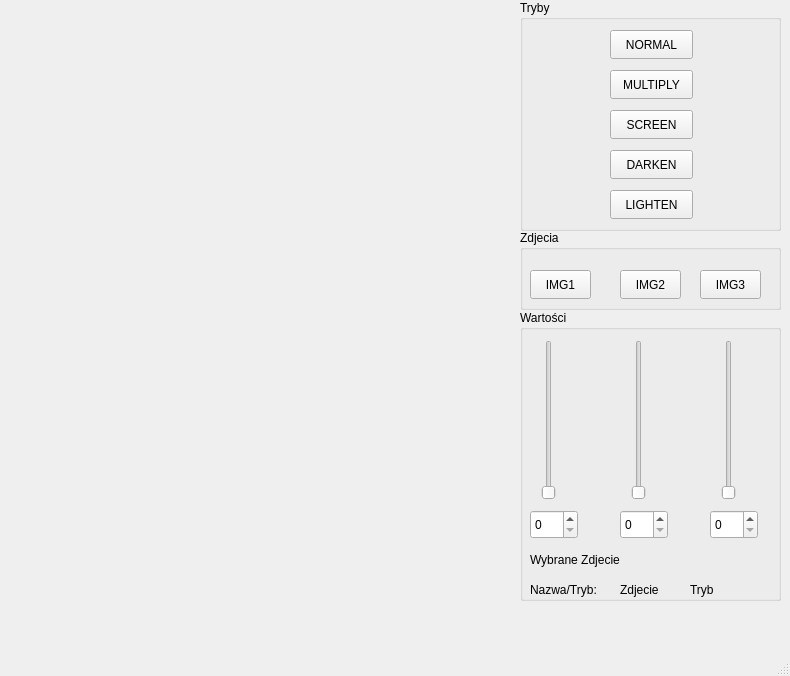
<?xml version="1.0" encoding="UTF-8"?>
<ui version="4.0">
 <class>MainWindow</class>
 <widget class="QMainWindow" name="MainWindow">
  <property name="geometry">
   <rect>
    <x>0</x>
    <y>0</y>
    <width>790</width>
    <height>676</height>
   </rect>
  </property>
  <property name="windowTitle">
   <string>MainWindow</string>
  </property>
  <widget class="QWidget" name="centralwidget">
   <widget class="QGroupBox" name="groupBox">
    <property name="geometry">
     <rect>
      <x>520</x>
      <y>0</y>
      <width>261</width>
      <height>231</height>
     </rect>
    </property>
    <property name="title">
     <string>Tryby</string>
    </property>
    <widget class="QPushButton" name="normal">
     <property name="geometry">
      <rect>
       <x>90</x>
       <y>30</y>
       <width>83</width>
       <height>29</height>
      </rect>
     </property>
     <property name="text">
      <string>NORMAL</string>
     </property>
    </widget>
    <widget class="QPushButton" name="screen">
     <property name="geometry">
      <rect>
       <x>90</x>
       <y>110</y>
       <width>83</width>
       <height>29</height>
      </rect>
     </property>
     <property name="text">
      <string>SCREEN</string>
     </property>
    </widget>
    <widget class="QPushButton" name="lighten">
     <property name="geometry">
      <rect>
       <x>90</x>
       <y>190</y>
       <width>83</width>
       <height>29</height>
      </rect>
     </property>
     <property name="text">
      <string>LIGHTEN</string>
     </property>
    </widget>
    <widget class="QPushButton" name="multiply">
     <property name="geometry">
      <rect>
       <x>90</x>
       <y>70</y>
       <width>83</width>
       <height>29</height>
      </rect>
     </property>
     <property name="text">
      <string>MULTIPLY</string>
     </property>
    </widget>
    <widget class="QPushButton" name="darken">
     <property name="geometry">
      <rect>
       <x>90</x>
       <y>150</y>
       <width>83</width>
       <height>29</height>
      </rect>
     </property>
     <property name="text">
      <string>DARKEN</string>
     </property>
    </widget>
   </widget>
   <widget class="QGroupBox" name="groupBox_2">
    <property name="geometry">
     <rect>
      <x>520</x>
      <y>310</y>
      <width>261</width>
      <height>291</height>
     </rect>
    </property>
    <property name="title">
     <string>Wartości</string>
    </property>
    <widget class="QSlider" name="img1Slider">
     <property name="geometry">
      <rect>
       <x>20</x>
       <y>30</y>
       <width>18</width>
       <height>160</height>
      </rect>
     </property>
     <property name="orientation">
      <enum>Qt::Vertical</enum>
     </property>
    </widget>
    <widget class="QSlider" name="img2Slider">
     <property name="geometry">
      <rect>
       <x>110</x>
       <y>30</y>
       <width>18</width>
       <height>160</height>
      </rect>
     </property>
     <property name="orientation">
      <enum>Qt::Vertical</enum>
     </property>
    </widget>
    <widget class="QSlider" name="img3Slider">
     <property name="geometry">
      <rect>
       <x>200</x>
       <y>30</y>
       <width>18</width>
       <height>160</height>
      </rect>
     </property>
     <property name="orientation">
      <enum>Qt::Vertical</enum>
     </property>
    </widget>
    <widget class="QSpinBox" name="img1SB">
     <property name="geometry">
      <rect>
       <x>10</x>
       <y>200</y>
       <width>48</width>
       <height>29</height>
      </rect>
     </property>
    </widget>
    <widget class="QSpinBox" name="img2SB">
     <property name="geometry">
      <rect>
       <x>100</x>
       <y>200</y>
       <width>48</width>
       <height>29</height>
      </rect>
     </property>
    </widget>
    <widget class="QSpinBox" name="img3SB">
     <property name="geometry">
      <rect>
       <x>190</x>
       <y>200</y>
       <width>48</width>
       <height>29</height>
      </rect>
     </property>
    </widget>
    <widget class="QLabel" name="label">
     <property name="geometry">
      <rect>
       <x>10</x>
       <y>240</y>
       <width>121</width>
       <height>20</height>
      </rect>
     </property>
     <property name="text">
      <string>Wybrane Zdjecie</string>
     </property>
    </widget>
    <widget class="QLabel" name="ImageLabel">
     <property name="geometry">
      <rect>
       <x>140</x>
       <y>240</y>
       <width>63</width>
       <height>20</height>
      </rect>
     </property>
     <property name="text">
      <string/>
     </property>
    </widget>
    <widget class="QLabel" name="label_4">
     <property name="geometry">
      <rect>
       <x>10</x>
       <y>270</y>
       <width>91</width>
       <height>20</height>
      </rect>
     </property>
     <property name="text">
      <string>Nazwa/Tryb:</string>
     </property>
    </widget>
    <widget class="QLabel" name="nazwaLabel">
     <property name="geometry">
      <rect>
       <x>100</x>
       <y>270</y>
       <width>63</width>
       <height>20</height>
      </rect>
     </property>
     <property name="text">
      <string>Zdjecie</string>
     </property>
    </widget>
    <widget class="QLabel" name="trybLabel">
     <property name="geometry">
      <rect>
       <x>170</x>
       <y>270</y>
       <width>63</width>
       <height>20</height>
      </rect>
     </property>
     <property name="text">
      <string>Tryb</string>
     </property>
    </widget>
   </widget>
   <widget class="alphaBlending" name="widget" native="true">
    <property name="geometry">
     <rect>
      <x>10</x>
      <y>20</y>
      <width>500</width>
      <height>500</height>
     </rect>
    </property>
   </widget>
   <widget class="QGroupBox" name="groupBox_3">
    <property name="geometry">
     <rect>
      <x>520</x>
      <y>230</y>
      <width>261</width>
      <height>80</height>
     </rect>
    </property>
    <property name="title">
     <string>Zdjecia</string>
    </property>
    <widget class="QPushButton" name="Image1Button">
     <property name="geometry">
      <rect>
       <x>10</x>
       <y>40</y>
       <width>61</width>
       <height>29</height>
      </rect>
     </property>
     <property name="text">
      <string>IMG1</string>
     </property>
    </widget>
    <widget class="QPushButton" name="Image2Button">
     <property name="geometry">
      <rect>
       <x>100</x>
       <y>40</y>
       <width>61</width>
       <height>29</height>
      </rect>
     </property>
     <property name="text">
      <string>IMG2</string>
     </property>
    </widget>
    <widget class="QPushButton" name="Image3Button">
     <property name="geometry">
      <rect>
       <x>180</x>
       <y>40</y>
       <width>61</width>
       <height>29</height>
      </rect>
     </property>
     <property name="text">
      <string>IMG3</string>
     </property>
    </widget>
   </widget>
  </widget>
  <widget class="QMenuBar" name="menubar">
   <property name="geometry">
    <rect>
     <x>0</x>
     <y>0</y>
     <width>790</width>
     <height>25</height>
    </rect>
   </property>
  </widget>
  <widget class="QStatusBar" name="statusbar"/>
 </widget>
 <customwidgets>
  <customwidget>
   <class>alphaBlending</class>
   <extends>QWidget</extends>
   <header location="global">alphablending.h</header>
   <container>1</container>
  </customwidget>
 </customwidgets>
 <resources/>
 <connections/>
</ui>
